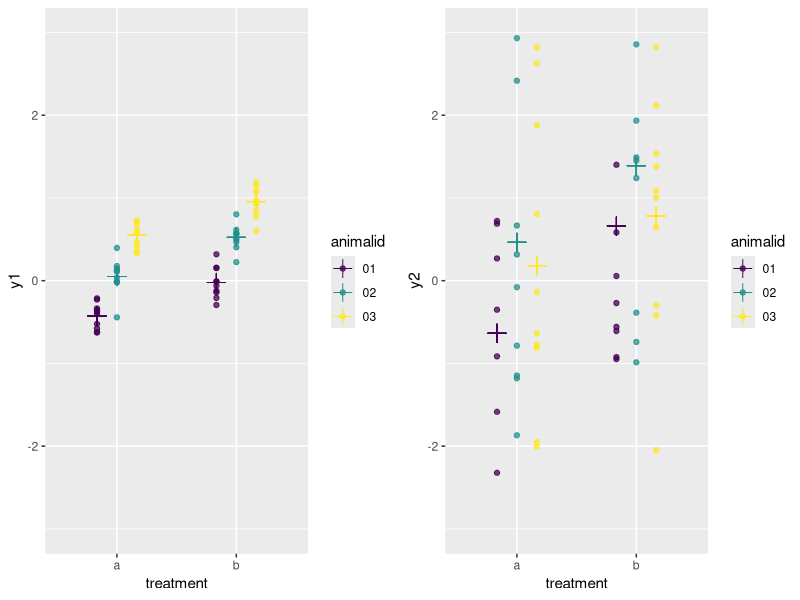
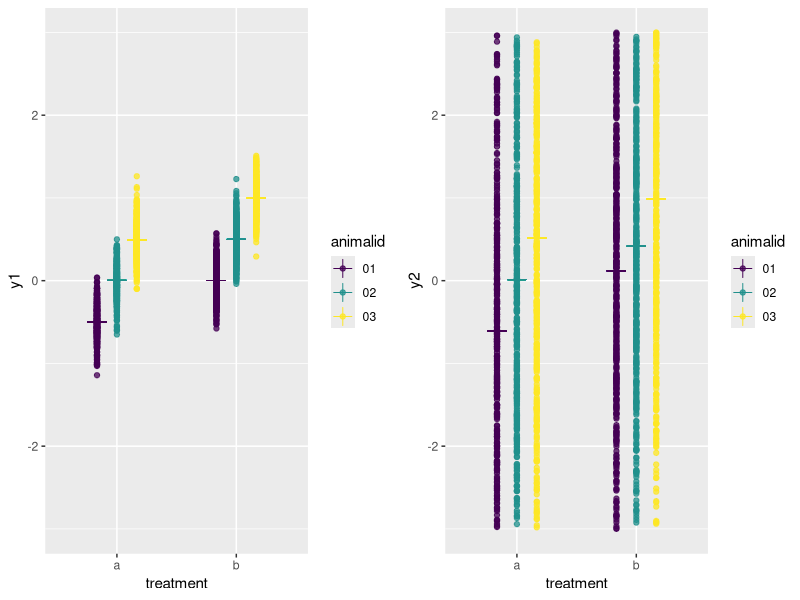

Reproduce these figures in R, in order.
library(magrittr)
library(dplyr)
library(ggplot2)
library(lme4)
library(gridExtra)
library(lmerTest)
library(viridis)
ggplot <- function(...) ggplot2::ggplot(...) + scale_colour_viridis(discrete = T) + scale_fill_viridis(discrete = T)

set.seed(1)


d <- expand.grid(animalid  = c(-0.5, 0, 0.5),
                 treatment = c(0, 0.5),
                 replicate = c(1:10))
# large effect sizes (random and fixed)
d$y1 <- d$treatment + d$animalid + rnorm(nrow(d), 0, 0.2)
# small effect sizes (random and fixed)
d$y2 <- d$treatment + d$animalid + rnorm(nrow(d), 0, 2)
d$animalid %<>% factor(labels = c("01", "02", "03"))
d$treatment %<>% factor(labels = c("a", "b"))
d %<>% group_by(treatment, animalid) %>% mutate(y1mean = mean(y1), y2mean = mean(y2))

p1 <- ggplot(d, aes(x = treatment, y = y1, colour = animalid, fill = animalid)) +
  geom_point(position = position_dodge(width = 1/2), alpha = 3/4) +
  geom_point(aes(y = y1mean), size = 4, position = position_dodge(width = 1/2), shape = 3) +
  ylim(-3, 3)
p2 <- ggplot(d, aes(x = treatment, y = y2, colour = animalid)) +
  geom_point(position = position_dodge(width = 1/2), alpha = 3/4) +
  geom_point(aes(y = y2mean), size = 4, position = position_dodge(width = 1/2), shape = 3) +
  ylim(-3, 3)

grid.arrange(p1, p2, ncol = 2)



# recover fixed and random parameters using `lmer`
# y1
m1 <- lmer(y1 ~ treatment + (treatment|animalid), data = d)
ranef(m1)
fixef(m1)  # so far, so good

# y2
m2 <- lmer(y2 ~ treatment + (treatment|animalid), data = d)
ranef(m2)
fixef(m2)  # obviously not as good as y1, but not terrible

anova(m1)  # justifiably reject null
anova(m2)  

# what happens if we don't account for random effect?
# y1
m3 <- lm(y1 ~ treatment, data = d)
coef(m3)

# y2
m4 <- lm(y2 ~ treatment, data = d)
coef(m4)

anova(m3)
anova(m4)


# what happens if we increase the number of replicates?
set.seed(1)


d <- expand.grid(animalid  = c(-0.5, 0, 0.5),
                 treatment = c(0, 0.5),
                 replicate = c(1:500))
# large effect sizes (random and fixed)
d$y1 <- d$treatment + d$animalid + rnorm(nrow(d), 0, 0.2)
# small effect sizes (random and fixed)
d$y2 <- d$treatment + d$animalid + rnorm(nrow(d), 0, 2)
d$animalid %<>% factor(labels = c("01", "02", "03"))
d$treatment %<>% factor(labels = c("a", "b"))
d %<>% group_by(treatment, animalid) %>% mutate(y1mean = mean(y1), y2mean = mean(y2))

p1 <- ggplot(d, aes(x = treatment, y = y1, colour = animalid, fill = animalid)) +
  geom_point(position = position_dodge(width = 1/2), alpha = 3/4) +
  geom_point(aes(y = y1mean), size = 4, position = position_dodge(width = 1/2), shape = 3) +
  ylim(-3, 3)
p2 <- ggplot(d, aes(x = treatment, y = y2, colour = animalid)) +
  geom_point(position = position_dodge(width = 1/2), alpha = 3/4) +
  geom_point(aes(y = y2mean), size = 4, position = position_dodge(width = 1/2), shape = 3) +
  ylim(-3, 3)

grid.arrange(p1, p2, ncol = 2)



# recover fixed and random parameters using `lmer`
# y1
m1 <- lmer(y1 ~ treatment + (treatment|animalid), data = d)
ranef(m1)
fixef(m1)  # so far, so good

# y2
m2 <- lmer(y2 ~ treatment + (treatment|animalid), data = d)
ranef(m2)
fixef(m2)  # obviously not as good as y1, but not terrible

anova(m1, ddf = "Kenward-Roger")  # justifiably reject null
anova(m2, ddf = "Kenward-Roger")  
